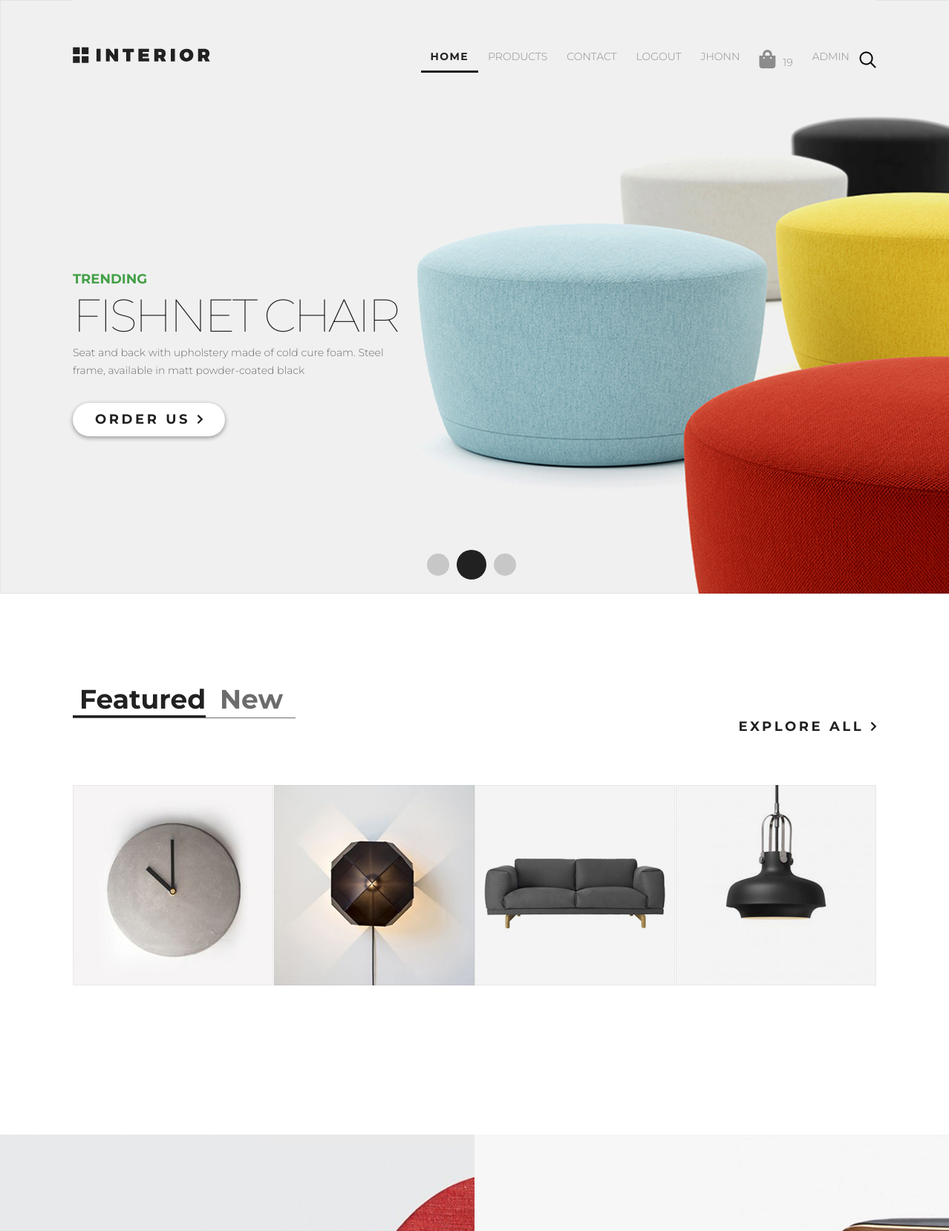
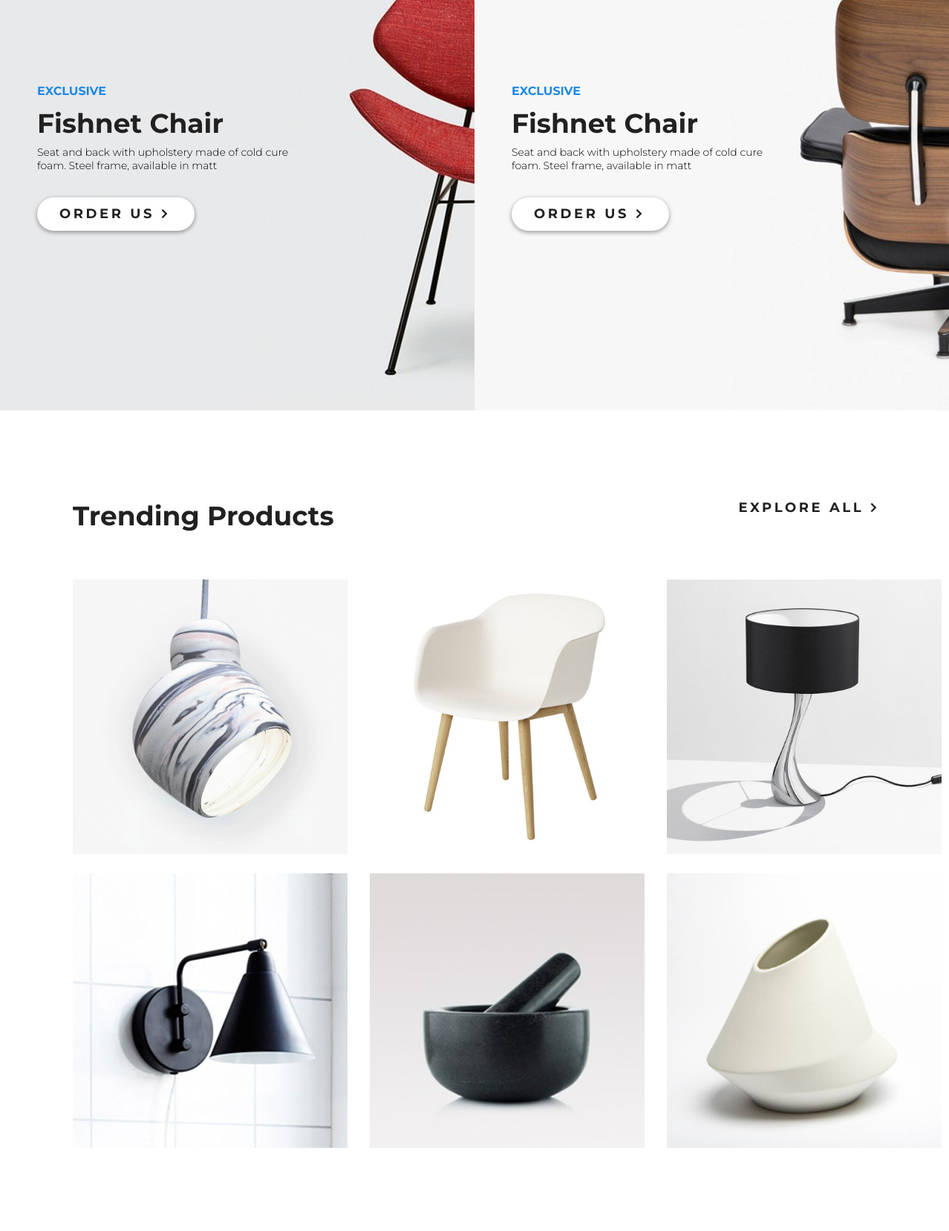
/ (signed in, upper part), run on the app's committed database (2 pictures, top to bottom).
### authapp/models.py (models this page shows, shortened)
class CustomUser(AbstractUser):
    age = models.PositiveIntegerField(verbose_name='возраст', default=18)
    ava = models.ImageField(upload_to='avatars', verbose_name='аватар',)
    email = models.EmailField(verbose_name='email', blank='True')
    activation_key = models.CharField(max_length=128, blank=True)
    activation_key_expired = models.DateTimeField(default=(now() + timedelta(hours=48)))

### basketapp/models.py (models this page shows, shortened)
class Basket(models.Model):
    _price: float
    _total_qty: int
    _total_price: float
    objects = BasketQuerySet.as_manager()
    user = models.ForeignKey(settings.AUTH_USER_MODEL, on_delete=models.CASCADE, related_name='basket')
    product = models.ForeignKey(Stuff, on_delete=models.CASCADE)
    quantity = models.PositiveIntegerField(verbose_name='Quantity', default=0)
    add_datetime = models.DateTimeField(verbose_name='data', auto_now_add=True)
    @cached_property
    def get_items_cached(self):
        return self.user.basket.select_related()
    @property
    def total_qty(self):
        items = self.get_items_cached
        return sum([x.quantity for x in items])

### mainapp/models.py (models this page shows)
class Stuff(models.Model):
    name = models.CharField(verbose_name='Бренд', max_length=30)
    category = models.ForeignKey(Category, on_delete=models.CASCADE)
    img = models.ImageField(upload_to='stuff', verbose_name='logo')
    description = models.TextField(verbose_name='Description',blank=True)
    price = models.DecimalField(verbose_name='price',max_digits=10, decimal_places=2)
    quantity = models.PositiveIntegerField(verbose_name='qty', default=120)

### mainapp/views.py (the view)
# urls.py: path('', controller.redirect_to_login, name='index'),
def index(request):
    if settings.LOW_CACHE:
        key = 'mmenu'
        mmenu = cache.get(key)
        if not mmenu:
            mmenu = Stuff.objects.all()
            cache.set(key, mmenu)
            return render(request, 'mainapp/index.html',
                          {'links': links_menu, 'intro': mmenu[:4], 'trending': mmenu[8:15]})
        else:
            return render(request, 'mainapp/index.html',
                          {'links': links_menu, 'intro': mmenu[:4], 'trending': mmenu[8:15]})

### mainapp/context_processors.py (called while the page is built)
def basket(request:HttpRequest):
    basket = []
    if request.user.is_authenticated:
        basket = Basket.objects.filter(user=request.user)
    return {
        'basket':basket
    }

### mainapp/templates/mainapp/index.html (shortened to what this page needs)
<!DOCTYPE html>
{%load static%}
<html lang="en">
<head>
    <link rel="stylesheet" href="{% static 'style.css' %}">
        <link rel="stylesheet" href="https://use.fontawesome.com/releases/v5.6.0/css/all.css">
</head>
<body>
    <div class="container">
        <div class="slider padding-site">
            <div class="header">
                <a class="logo" href="#"><img src="{% static 'img/logo.svg' %}" alt="logo"></a>
                {% include 'mainapp/layouts/allmenu.html' %}
            </div>
            <div class="slider-text">
                <h4 class="trending">TRENDING</h4>
                <h2 class="fishnet">Fishnet Chair</h2>
                <p class="slider-p">Seat and back with upholstery made of cold cure foam. Steel frame, available in matt powder-coated black </p>
                <a class="button" href="{%url 'products:index' %}">Order Us <img src="{% static 'img/arrow.svg' %}" alt=""></a>
            </div>
            <div class="pagination">
                <a href="{% url 'products:index' %}" class="circle"></a>
                <a href="{% url 'products:index' %}" class="circle circle-active"></a>
                <a href="{% url 'products:index' %}" class="circle"></a>
            </div>
        </div>
        <div class="explore-block">
            <div class="explore-header">
                <ul class="explore-list">
                    <li class="explore-list-act"><a href="" class="explore-link-active">Featured </a></li>
                    <li class="explorer-list"><a href="" class="explore-link"> New</a></li>
                </ul>
                <a href="products" class="exploreall">EXPLORE ALL <img src="{% static 'img/arrow.svg' %}" alt=""></a>
            </div>
            <div class="explore-img">
                {% for product in intro %}
                <div class="product1">
                    <a href="{% url 'products:index' %}" class="im1"><img src="/media/{{product.img}}" alt="" class="im1s"></a>
                </div>
                {% endfor %}
            </div>
        </div>
        <div class="xclblock">
            <div class="xcl1">
                <div class="xcl1text">
                    <h4 class="excluseve">EXCLUSIVE</h4>
                    <h2 class="fishnet_chair">Fishnet Chair</h2>
                    <p class="exclusive_dscr">Seat and back with upholstery made of cold cure foam. Steel frame, available in matt</p>
                    <a class="btnxcl" href="product">Order Us <img src="{% static 'img/arrow.svg' %}" alt=""></a>
                </div>
            </div>
            <div class="xcl2">
                <div class="xcl1text">
                    <h4 class="excluseve">EXCLUSIVE</h4>
                    <h2 class="fishnet_chair">Fishnet Chair</h2>
                    <p class="exclusive_dscr">Seat and back with upholstery made of cold cure foam. Steel frame, available in matt</p>
                    <a class="btnxcl" href="product">Order Us <img src="{% static 'img/arrow.svg' %}" alt=""></a>
                </div>
            </div>
        </div>
        <div class="trendingblock">
            <div class="trending-header">
                <h3 class="trendheader">Trending Products</h3><a href="products" class="exploreall">EXPLORE ALL <img src="{% static 'img/arrow.svg' %}" alt=""></a>
            </div>
            <div class="trending_imgs">
                {% for product in trending %}
                <div class="trendimg">
                    <img src="/media/{{product.img}}" alt="">
                </div>
                {% endfor %}
            </div>
        </div>
    </div>
</body>
</html>

### mainapp/templates/mainapp/layouts/allmenu.html (shortened to what this page needs)
{% load static %}
<ul class="menu">
     {% for link in links %}
<li class="menu-list">
<a href="{% url link.href %}"
class="menu-link{% if request.resolver_match.url_name == link.href %}
menu-link-active
{% endif %}">
{{ link.name }}
</a>
</li>
{% endfor %}
    {% if user.is_authenticated %}
    <li class="menu-list">
        <a href="{% url 'auth:logout' %}" class="menu-link">
            Logout
        </a>
    </li>
    <li class="menu-list">
    <div class="usermenu">
        <a href="{% url 'auth:edit' %}" class="menu-link">
            {{user.first_name}}
        </a>
        </div>
    </li>
    <li class="menu-list"><a href="{%url 'basket:index'%}" class="menu-link"><i class="fas fa-shopping-bag"></i>{{basket.0.total_qty}}</li></a>
        {% if user.is_superuser %}
    <li class="menu-list">
        <a href="{% url 'adminapp:products' %}" class="menu-link">
            ADMIN
        </a>
    </li>
        {% endif %}
    {% else %}
    <li class="menu-list"><a href="{% url 'auth:login' %}" class="menu-link">
        Login
    </a></li>
    {% endif %}
    <li class="menu-list search"><img src="{% static 'img/search.svg' %}" alt="search"></li>
                </ul>

### static/style.css (style rules this page uses)
* { margin: 0; padding: 0; }
body { font-family: 'Montserrat', sans-serif; }
a { text-decoration: none; }
.container { max-width: 1366px; margin: 0 auto; }
.menu { display: flex; margin-top: 57px; margin-bottom: 50px; }
.menu-list { list-style-type: none; }
.menu-link { color: #8c8c8c; font-size: 14px; font-weight: 300; text-transform: uppercase; display: block; padding: 10px 13px; }
.header { display: flex; justify-content: space-between; background-color: #f0f0f0; }
.slider { display: flex; flex-direction: column; position: relative; height: 800px; background-image: url(img/slider-img.jpg); }
.padding-site { padding-left: 98px; padding-right: 98px; }
.logo { margin-top: 63px; }
.menu-link-active { color: #212121; font-weight: 700; letter-spacing: 1.4px; border-bottom: 3px solid #212121; }
.search { display: flex; align-items: center; }
.trending { color: #43a047; font-size: 18px; font-weight: 700; text-transform: uppercase; }
.button { color: #212121; font-size: 18px; font-weight: 700; text-transform: uppercase; height: 45px; line-height: 45px; padding-left: 30px; padding-right: 30px; box-shadow: 0 2px 5px 1px rgba(33, 33, 33, 0.35); border-radius: 23px; background-color: #ffffff; display: inline-block; letter-spacing: 3.6px; }
.slider-text { flex-grow: 1; display: flex; flex-direction: column; justify-content: center; align-items: flex-start; }
.circle { display: block; width: 30px; height: 30px; background-color: #212121; opacity: 0.2; border-radius: 50%; margin-right: 5px; margin-left: 5px; }
.circle-active { width: 40px; height: 40px; opacity: 1; }
.pagination { position: absolute; width: 84%; bottom: 19px; display: flex; align-items: center; justify-content: center; }
.explore-block { padding-left: 98px; padding-right: 98px; padding-top: 120px; display: block; min-height: 609px; text-align: right; }
.explore-img { display: flex; justify-content: space-between; padding-top: 68px; }
.explore-list { list-style-type: none; display: flex; width: 300px; justify-content: space-between; border-bottom: 1px solid #6c6c6c; }
.explore-link-active { width: 158px; height: 27px; color: #212121; font-family: Montserrat; font-size: 36px; font-weight: 700; padding-left: 9px; }
.explore-link { width: 80px; height: 25px; color: #6c6c6c; font-family: Montserrat; font-size: 36px; font-weight: 700; }
.explore-list-act { border-bottom: 3px solid #212121; }
.explorer-list { width: 80px; height: 25px; color: #6c6c6c; font-family: Montserrat; font-size: 36px; font-weight: 700; margin-right: 22px; }
.xclblock { display: flex; width: 100%; height: 683px; }
.xcl1 { width: 50%; background-image: url(img/promo-img1.jpg); height: 100%; }
.xcl2 { width: 50%; background-image: url(img/promo-img.jpg); height: 100%; }
.excluseve { width: 115px; height: 13px; color: #1e88e5; margin-bottom: 18px; }
.fishnet_chair { width: 300px; height: 28px; color: #212121; font-size: 36px; font-weight: 700; margin-bottom: 24px; }
.xcl1text { padding-left: 50px; padding-right: 150px; display: flex; justify-content: center; flex-direction: column; height: 100%; }
.btnxcl { color: #212121; font-size: 18px; font-weight: 700; text-transform: uppercase; height: 45px; line-height: 45px; padding-left: 30px; padding-right: 30px; box-shadow: 0 2px 5px 1px rgba(33, 33, 33, 0.35); border-radius: 23px; background-color: #ffffff; letter-spacing: 3.6px; width: 152px; }
.exclusive_dscr { margin-bottom: 34px; width: 340px; font-size: 14px; font-weight: 300; }
.trendingblock { height: 988px; padding-left: 98px; padding-right: 98px; padding-top: 120px; }
.trending-header { display: flex; width: 100%; justify-content: space-between; margin-bottom: 64px; }
.exploreall { color: #212121; font-size: 18px; font-weight: 700; text-transform: uppercase; letter-spacing: 3.6px; }
.trendheader { color: #212121; font-size: 36px; font-weight: 700; }
.trending_imgs { width: 1170px; height: 770px; display: flex; flex-wrap: wrap; justify-content: space-between; align-content: space-between; }
.slider-p { width: 458px; color: #6c6c6c; font-size: 14px; font-weight: 300; margin-bottom: 32px; line-height: 24px; }
.fishnet { color: #212121; font-size: 62px; font-weight: 100; letter-spacing: -3.6px; text-transform: uppercase; }
.fa-shopping-bag { font-size:25px; margin-right:10px; }
.im1s { width:270px; height:270px }

### data on the page
CustomUser: first_name "JHONN"
Basket: user+quantity "19"
Stuff: img (picture)
Stuff: img (picture)
Stuff: img (picture)
Stuff: img (picture)
Stuff: img (picture)
Stuff: img (picture)
Stuff: img (picture)
Stuff: img (picture)
Stuff: img (picture)
Stuff: img (picture)

### other printed values
{{ link.name }} "HOME" "PRODUCTS" "CONTACT"
